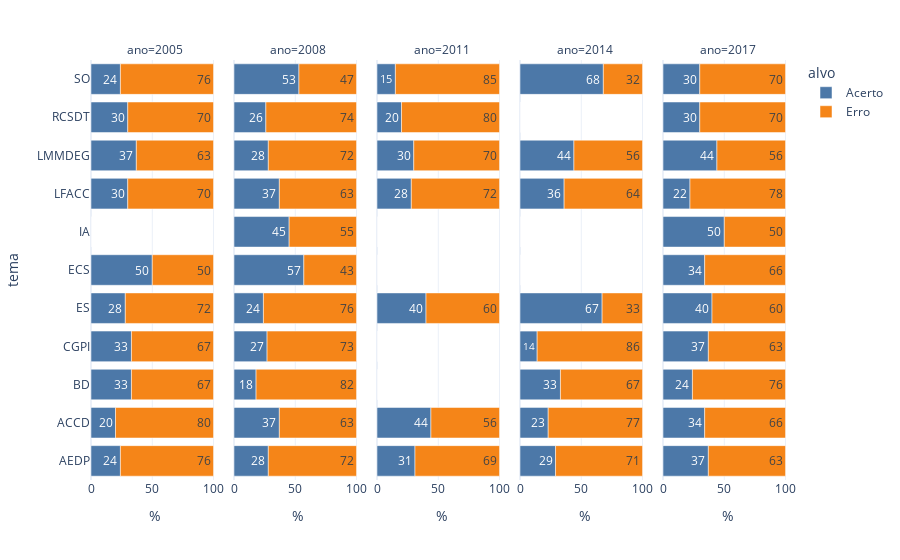

The notebook cell saved with this chart:
### Code cell
# data.sort_values(by=["tema"], inplace=True)

fig = px.bar(data, x="%", y="tema", orientation="h", facet_col="ano", color="alvo",\
             color_discrete_sequence=["#4C78A8", "#F58518"], template="plotly_white", text="%")
fig.show()
# quadrado com o traço

### Figure 1 — Plotly figure (JSON) as saved in the notebook; plotly's stock layout.template omitted (floating-point values rounded to 4 significant figures)
{"data": [{"alignmentgroup": "True", "hoverlabel": {"namelength": 0}, "hovertemplate": "alvo=Acerto<br>ano=2005<br>%=%{text}<br>tema=%{y}", "legendgroup": "Acerto", "marker": {"color": "#4C78A8"}, "name": "Acerto", "offsetgroup": "Acerto", "orientation": "h", "showlegend": true, "text": [24, 20, 33, 33, 28, 50, 0, 30, 37, 30, 24], "textposition": "auto", "type": "bar", "x": [24, 20, 33, 33, 28, 50, 0, 30, 37, 30, 24], "xaxis": "x", "y": ["AEDP", "ACCD", "BD", "CGPI", "ES", "ECS", "IA", "LFACC", "LMMDEG", "RCSDT", "SO"], "yaxis": "y"}, {"alignmentgroup": "True", "hoverlabel": {"namelength": 0}, "hovertemplate": "alvo=Acerto<br>ano=2008<br>%=%{text}<br>tema=%{y}", "legendgroup": "Acerto", "marker": {"color": "#4C78A8"}, "name": "Acerto", "offsetgroup": "Acerto", "orientation": "h", "showlegend": false, "text": [28, 37, 18, 27, 24, 57, 45, 37, 28, 26, 53], "textposition": "auto", "type": "bar", "x": [28, 37, 18, 27, 24, 57, 45, 37, 28, 26, 53], "xaxis": "x2", "y": ["AEDP", "ACCD", "BD", "CGPI", "ES", "ECS", "IA", "LFACC", "LMMDEG", "RCSDT", "SO"], "yaxis": "y2"}, {"alignmentgroup": "True", "hoverlabel": {"namelength": 0}, "hovertemplate": "alvo=Acerto<br>ano=2011<br>%=%{text}<br>tema=%{y}", "legendgroup": "Acerto", "marker": {"color": "#4C78A8"}, "name": "Acerto", "offsetgroup": "Acerto", "orientation": "h", "showlegend": false, "text": [31, 44, 0, 0, 40, 0, 0, 28, 30, 20, 15], "textposition": "auto", "type": "bar", "x": [31, 44, 0, 0, 40, 0, 0, 28, 30, 20, 15], "xaxis": "x3", "y": ["AEDP", "ACCD", "BD", "CGPI", "ES", "ECS", "IA", "LFACC", "LMMDEG", "RCSDT", "SO"], "yaxis": "y3"}, {"alignmentgroup": "True", "hoverlabel": {"namelength": 0}, "hovertemplate": "alvo=Acerto<br>ano=2014<br>%=%{text}<br>tema=%{y}", "legendgroup": "Acerto", "marker": {"color": "#4C78A8"}, "name": "Acerto", "offsetgroup": "Acerto", "orientation": "h", "showlegend": false, "text": [29, 23, 33, 14, 67, 0, 0, 36, 44, 0, 68], "textposition": "auto", "type": "bar", "x": [29, 23, 33, 14, 67, 0, 0, 36, 44, 0, 68], "xaxis": "x4", "y": ["AEDP", "ACCD", "BD", "CGPI", "ES", "ECS", "IA", "LFACC", "LMMDEG", "RCSDT", "SO"], "yaxis": "y4"}, {"alignmentgroup": "True", "hoverlabel": {"namelength": 0}, "hovertemplate": "alvo=Acerto<br>ano=2017<br>%=%{text}<br>tema=%{y}", "legendgroup": "Acerto", "marker": {"color": "#4C78A8"}, "name": "Acerto", "offsetgroup": "Acerto", "orientation": "h", "showlegend": false, "text": [37, 34, 24, 37, 40, 34, 50, 22, 44, 30, 30], "textposition": "auto", "type": "bar", "x": [37, 34, 24, 37, 40, 34, 50, 22, 44, 30, 30], "xaxis": "x5", "y": ["AEDP", "ACCD", "BD", "CGPI", "ES", "ECS", "IA", "LFACC", "LMMDEG", "RCSDT", "SO"], "yaxis": "y5"}, {"alignmentgroup": "True", "hoverlabel": {"namelength": 0}, "hovertemplate": "alvo=Erro<br>ano=2005<br>%=%{text}<br>tema=%{y}", "legendgroup": "Erro", "marker": {"color": "#F58518"}, "name": "Erro", "offsetgroup": "Erro", "orientation": "h", "showlegend": true, "text": [76, 80, 67, 67, 72, 50, 0, 70, 63, 70, 76], "textposition": "auto", "type": "bar", "x": [76, 80, 67, 67, 72, 50, 0, 70, 63, 70, 76], "xaxis": "x", "y": ["AEDP", "ACCD", "BD", "CGPI", "ES", "ECS", "IA", "LFACC", "LMMDEG", "RCSDT", "SO"], "yaxis": "y"}, {"alignmentgroup": "True", "hoverlabel": {"namelength": 0}, "hovertemplate": "alvo=Erro<br>ano=2008<br>%=%{text}<br>tema=%{y}", "legendgroup": "Erro", "marker": {"color": "#F58518"}, "name": "Erro", "offsetgroup": "Erro", "orientation": "h", "showlegend": false, "text": [72, 63, 82, 73, 76, 43, 55, 63, 72, 74, 47], "textposition": "auto", "type": "bar", "x": [72, 63, 82, 73, 76, 43, 55, 63, 72, 74, 47], "xaxis": "x2", "y": ["AEDP", "ACCD", "BD", "CGPI", "ES", "ECS", "IA", "LFACC", "LMMDEG", "RCSDT", "SO"], "yaxis": "y2"}, {"alignmentgroup": "True", "hoverlabel": {"namelength": 0}, "hovertemplate": "alvo=Erro<br>ano=2011<br>%=%{text}<br>tema=%{y}", "legendgroup": "Erro", "marker": {"color": "#F58518"}, "name": "Erro", "offsetgroup": "Erro", "orientation": "h", "showlegend": false, "text": [69, 56, 0, 0, 60, 0, 0, 72, 70, 80, 85], "textposition": "auto", "type": "bar", "x": [69, 56, 0, 0, 60, 0, 0, 72, 70, 80, 85], "xaxis": "x3", "y": ["AEDP", "ACCD", "BD", "CGPI", "ES", "ECS", "IA", "LFACC", "LMMDEG", "RCSDT", "SO"], "yaxis": "y3"}, {"alignmentgroup": "True", "hoverlabel": {"namelength": 0}, "hovertemplate": "alvo=Erro<br>ano=2014<br>%=%{text}<br>tema=%{y}", "legendgroup": "Erro", "marker": {"color": "#F58518"}, "name": "Erro", "offsetgroup": "Erro", "orientation": "h", "showlegend": false, "text": [71, 77, 67, 86, 33, 0, 0, 64, 56, 0, 32], "textposition": "auto", "type": "bar", "x": [71, 77, 67, 86, 33, 0, 0, 64, 56, 0, 32], "xaxis": "x4", "y": ["AEDP", "ACCD", "BD", "CGPI", "ES", "ECS", "IA", "LFACC", "LMMDEG", "RCSDT", "SO"], "yaxis": "y4"}, {"alignmentgroup": "True", "hoverlabel": {"namelength": 0}, "hovertemplate": "alvo=Erro<br>ano=2017<br>%=%{text}<br>tema=%{y}", "legendgroup": "Erro", "marker": {"color": "#F58518"}, "name": "Erro", "offsetgroup": "Erro", "orientation": "h", "showlegend": false, "text": [63, 66, 76, 63, 60, 66, 50, 78, 56, 70, 70], "textposition": "auto", "type": "bar", "x": [63, 66, 76, 63, 60, 66, 50, 78, 56, 70, 70], "xaxis": "x5", "y": ["AEDP", "ACCD", "BD", "CGPI", "ES", "ECS", "IA", "LFACC", "LMMDEG", "RCSDT", "SO"], "yaxis": "y5"}], "layout": {"annotations": [{"font": {}, "showarrow": false, "text": "ano=2005", "x": 0.092, "xanchor": "center", "xref": "paper", "y": 1, "yanchor": "bottom", "yref": "paper"}, {"font": {}, "showarrow": false, "text": "ano=2008", "x": 0.296, "xanchor": "center", "xref": "paper", "y": 1, "yanchor": "bottom", "yref": "paper"}, {"font": {}, "showarrow": false, "text": "ano=2011", "x": 0.5, "xanchor": "center", "xref": "paper", "y": 1, "yanchor": "bottom", "yref": "paper"}, {"font": {}, "showarrow": false, "text": "ano=2014", "x": 0.704, "xanchor": "center", "xref": "paper", "y": 1, "yanchor": "bottom", "yref": "paper"}, {"font": {}, "showarrow": false, "text": "ano=2017", "x": 0.908, "xanchor": "center", "xref": "paper", "y": 1, "yanchor": "bottom", "yref": "paper"}], "autosize": true, "barmode": "relative", "legend": {"title": {"text": "alvo"}, "tracegroupgap": 0}, "margin": {"t": 60}, "xaxis": {"anchor": "y", "autorange": true, "domain": [0, 0.184], "range": [0, 105.3], "title": {"text": "%"}, "type": "linear"}, "xaxis2": {"anchor": "y2", "autorange": true, "domain": [0.204, 0.388], "matches": "x", "range": [0, 105.3], "title": {"text": "%"}, "type": "linear"}, "xaxis3": {"anchor": "y3", "autorange": true, "domain": [0.408, 0.592], "matches": "x", "range": [0, 105.3], "title": {"text": "%"}, "type": "linear"}, "xaxis4": {"anchor": "y4", "autorange": true, "domain": [0.612, 0.796], "matches": "x", "range": [0, 105.3], "title": {"text": "%"}, "type": "linear"}, "xaxis5": {"anchor": "y5", "autorange": true, "domain": [0.816, 1], "matches": "x", "range": [0, 105.3], "title": {"text": "%"}, "type": "linear"}, "yaxis": {"anchor": "x", "autorange": true, "domain": [0, 1], "range": [-0.5, 10.5], "title": {"text": "tema"}, "type": "category"}, "yaxis2": {"anchor": "x2", "autorange": true, "domain": [0, 1], "matches": "y", "range": [-0.5, 10.5], "showticklabels": false, "type": "category"}, "yaxis3": {"anchor": "x3", "autorange": true, "domain": [0, 1], "matches": "y", "range": [-0.5, 10.5], "showticklabels": false, "type": "category"}, "yaxis4": {"anchor": "x4", "autorange": true, "domain": [0, 1], "matches": "y", "range": [-0.5, 10.5], "showticklabels": false, "type": "category"}, "yaxis5": {"anchor": "x5", "autorange": true, "domain": [0, 1], "matches": "y", "range": [-0.5, 10.5], "showticklabels": false, "type": "category"}}}
